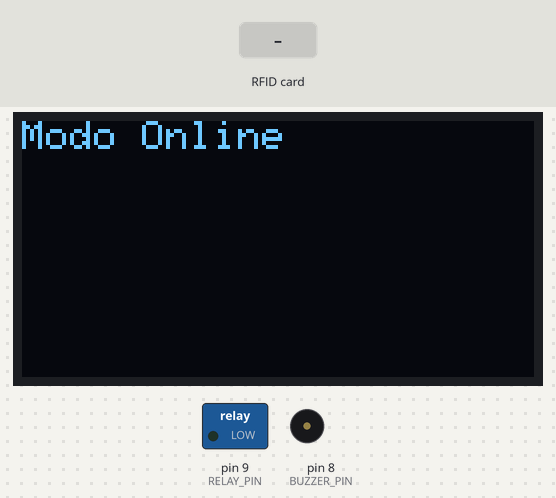
Recording of a program running on a simulated Arduino Mega 2560, built with avr-gcc and run on an emulated ATmega2560. Shown: 128×64 one-colour display, switched loads named in the program (green lamp = pin HIGH), buzzer (waves = sounding). Inputs (shaded band) come from the test bench. The modem accepts every AT command (registered, SIM ready, sends succeed) and sends nothing else; pins used as bus, display or sensor lines are not drawn; what the program prints to the serial monitor is not drawn.

Above: at 4.3 s.
4.4 s: RFID card 12 34 56 78 held to the reader
At 7.2 s:
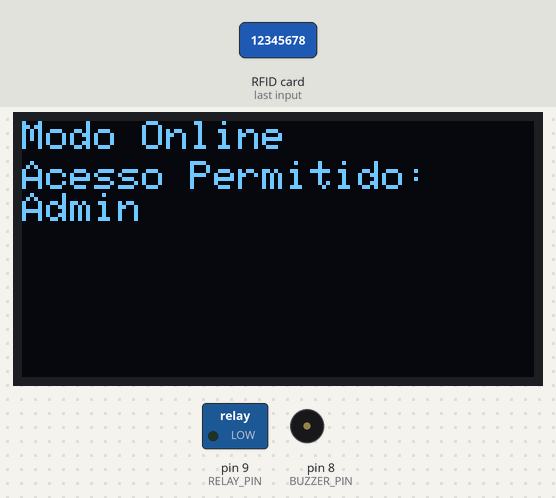
7.4 s: RFID card 5E 7A 19 C4 held to the reader
At 10.7 s:
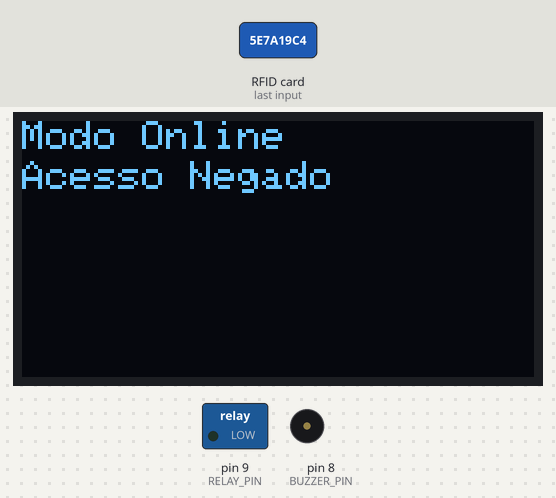
13.4 s: RFID card 87 65 43 21 held to the reader
At 16.8 s:
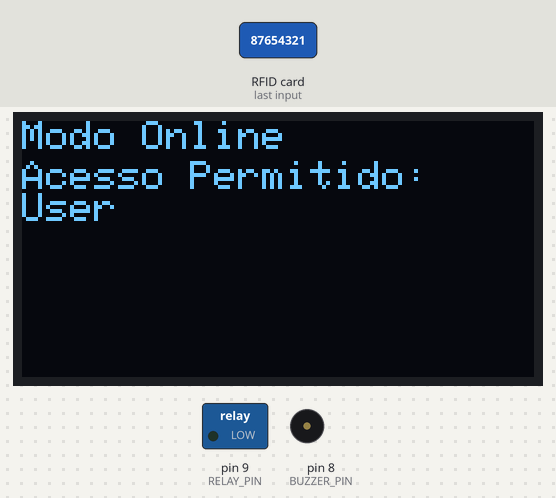
Timing chart, 0 to 18.3 s (numbered marks = the images above; inputs shaded):
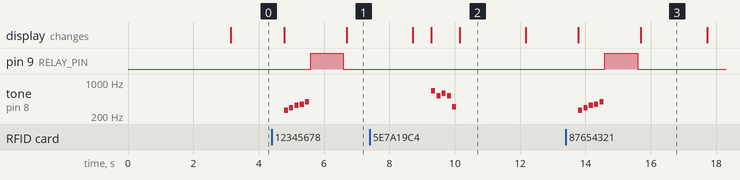

The program:

main.cpp
```cpp
#include <SPI.h>
#include <Wire.h>
#include <MFRC522.h>
#include <Adafruit_SSD1306.h>
#include <SoftwareSerial.h>

#define SS_PIN 53
#define RST_PIN 5
#define RELAY_PIN 9
#define BUZZER_PIN 8
#define ESP8266_RX 18
#define ESP8266_TX 19

MFRC522 rfid(SS_PIN, RST_PIN);

#define SCREEN_WIDTH 128
#define SCREEN_HEIGHT 64

Adafruit_SSD1306 display(SCREEN_WIDTH, SCREEN_HEIGHT, &Wire, -1);

SoftwareSerial esp8266(ESP8266_RX, ESP8266_TX);

byte masterUID[] = {0x03, 0x89, 0xaf, 0x0d};
bool isOnline = false;

void checkESPConnection();

void displayStatus();

void displayMessage(const String &message);

void dump_byte_array(byte *buffer, byte bufferSize);

bool isMasterCard(byte *buffer, byte bufferSize);

String checkUserInCloud(const String &uid);

void playMelody(int melody[], int durations[], int size);

void sendHttpRequest(String payload);

void logSerialESP();

void setup() {
    Serial.begin(9600);
    esp8266.begin(9600);
    SPIClass::begin();
    rfid.PCD_Init();

    pinMode(RELAY_PIN, OUTPUT);
    digitalWrite(RELAY_PIN, LOW);

    pinMode(BUZZER_PIN, OUTPUT);
    digitalWrite(BUZZER_PIN, LOW);

    if (!display.begin(SSD1306_SWITCHCAPVCC, 0x3C)) {
        Serial.println(F("SSD1306 initialization failed"));
        for (;;);
    }
    display.clearDisplay();
    display.setTextSize(1);
    display.setTextColor(WHITE);
    display.setCursor(0, 0);
    display.println("Initializing...");
    display.display();
    delay(2000);
    display.clearDisplay();

    checkESPConnection();
    displayStatus();
}

void checkESPConnection() {
    esp8266.println("AT");
    delay(1000);
    if (esp8266.find(*"OK")) {
        isOnline = true;
        Serial.println("ESP-01 is online.");
    } else {
        isOnline = false;
        Serial.println("ESP-01 is offline.");
    }
}

void displayStatus() {
    display.clearDisplay();
    display.setTextSize(1);
    display.setCursor(0, 0);
    display.println(isOnline ? "Modo Online" : "Modo Offline");
    display.display();
}

void displayMessage(const String &message) {
    display.clearDisplay();
    displayStatus();
    display.setCursor(0, 10); // Posiciona a mensagem abaixo do status
    display.println(message);
    display.display();
}

void dump_byte_array(byte *buffer, byte bufferSize) {
    String uidString;
    for (byte i = 0; i < bufferSize; i++) {
        uidString += String(buffer[i] < 0x10 ? "0" : "");
        uidString += String(buffer[i], HEX);
    }
    Serial.print("UID:");
    Serial.println(uidString);

    displayMessage("UID: " + uidString);
}

bool isMasterCard(byte *buffer, byte bufferSize) {
    if (bufferSize != sizeof(masterUID)) return false;
    for (byte i = 0; i < bufferSize; i++) {
        if (buffer[i] != masterUID[i]) return false;
    }
    return true;
}

String checkUserInCloud(const String &uid) {
    // Simula a verificação de um usuário cadastrado
    // Em um cenário real, seira feito uma solicitação HTTP para o endpoint da AWS para verificar o usuário
    if (uid == "12345678") {
        return "Admin";
    } else if (uid == "87654321") {
        return "User";
    }
    return "";
}

void playMelody(int melody[], int durations[], int size) {
    for (int thisNote = 0; thisNote < size; thisNote++) {
        int noteDuration = 1000 / durations[thisNote];
        tone(BUZZER_PIN, melody[thisNote], noteDuration);

        // Para distinguir as notas, define um tempo mínimo entre elas.
        int pauseBetweenNotes = noteDuration * 1.30;
        delay(pauseBetweenNotes);
        noTone(BUZZER_PIN);
    }
}

void sendHttpRequest(String payload) {
    if (isOnline) {
        Serial.print("Sending to ESP: ");
        Serial.println(payload);
        esp8266.println(payload);
    } else {
        Serial.println("ESP-01 is offline. Cannot send request.");
    }
}

void logSerialESP() {
    while (esp8266.available()) {
        char c = esp8266.read();
        Serial.write(c);
    }
}

void loop() {
    if (rfid.PICC_IsNewCardPresent()) {
        if (rfid.PICC_ReadCardSerial()) {
            displayMessage("Realizando Leitura...");

            String uidString;
            for (byte i = 0; i < rfid.uid.size; i++) {
                uidString += String(rfid.uid.uidByte[i] < 0x10 ? "0" : "");
                uidString += String(rfid.uid.uidByte[i], HEX);
            }

            if (isMasterCard(rfid.uid.uidByte, rfid.uid.size)) {
                Serial.println("Master card detected!");

                // Toca a melodia de sucesso
                int successMelody[] = {262, 294, 330, 349, 392}; // C4, D4, E4, F4, G4
                int successDurations[] = {8, 8, 8, 8, 8};
                playMelody(successMelody, successDurations, sizeof(successMelody) / sizeof(successMelody[0]));

                // Ativa o relé
                digitalWrite(RELAY_PIN, HIGH);
                delay(1000); // Mantém o relé ativado por 1 segundo
                digitalWrite(RELAY_PIN, LOW);

                // Envia mensagem SNS
                String message = R"({"default": "User Accessed: Master at )" + String(millis()) + "\"}";
                sendHttpRequest(message);

                // Atualiza o display
                displayMessage("Acesso Permitido:\nMaster");

            } else {
                String userName = checkUserInCloud(uidString);
                if (userName != "") {
                    Serial.println("User detected: " + userName);

                    // Toca a melodia de sucesso
                    int successMelody[] = {262, 294, 330, 349, 392}; // C4, D4, E4, F4, G4
                    int successDurations[] = {8, 8, 8, 8, 8};
                    playMelody(successMelody, successDurations, sizeof(successMelody) / sizeof(successMelody[0]));

                    // Ativa o relé
                    digitalWrite(RELAY_PIN, HIGH);
                    delay(1000); // Mantém o relé ativado por 1 segundo
                    digitalWrite(RELAY_PIN, LOW);

                    // Envia mensagem SNS
                    String message = R"({"default": "User Accessed: )" + userName + " at " + String(millis()) + "\"}";
                    sendHttpRequest(message);

                    // Atualiza o display
                    displayMessage("Acesso Permitido:\n" + userName);

                } else {
                    // Toca a melodia de falha
                    int failMelody[] = {659, 523, 587, 523, 311}; // E5, C5, D5, C5, DS4
                    int failDurations[] = {8, 8, 8, 8, 8};
                    playMelody(failMelody, failDurations, sizeof(failMelody) / sizeof(failMelody[0]));

                    // Atualiza o display
                    displayMessage("Acesso Negado");
                }
            }
            delay(2000); // Delay para manter a mensagem visível por 2 segundos
            display.clearDisplay();
            displayStatus(); // Atualiza o display com o status online/offline após cada operação
        }
    }

    logSerialESP(); // Log the ESP-01 serial output to the Arduino serial monitor
    delay(500);
}
```

Measured:
- after the input at 4.4 s, pin 9 (RELAY_PIN): LOW → HIGH after 1.2 s, → LOW 1.0 s later; tone on pin 8 (BUZZER_PIN): plays 262 Hz for 0.13 s, 294 Hz for 0.13 s, 330 Hz for 0.13 s, 349 Hz for 0.13 s, 392 Hz for 0.13 s, starting after 0.38 s; the display: first changes after 0.38 s (image 1 shows a later state)
- after the input at 7.4 s, tone on pin 8 (BUZZER_PIN): plays 659 Hz for 0.13 s, 523 Hz for 0.13 s, 587 Hz for 0.13 s, 523 Hz for 0.13 s, 311 Hz for 0.13 s, starting after 1.9 s; the display: first differs from a run without the input after 1.9 s (image 2 shows a later state)
- after the input at 13.4 s, pin 9 (RELAY_PIN): LOW → HIGH after 1.2 s, → LOW 1.0 s later; tone on pin 8 (BUZZER_PIN): plays 262 Hz for 0.13 s, 294 Hz for 0.13 s, 330 Hz for 0.13 s, 349 Hz for 0.13 s, 392 Hz for 0.13 s, starting after 0.38 s; the display: first changes after 0.38 s (image 3 shows a later state)
- what the display in image 2 shows lasts 2.1 s, from 10.1 s to 12.2 s
